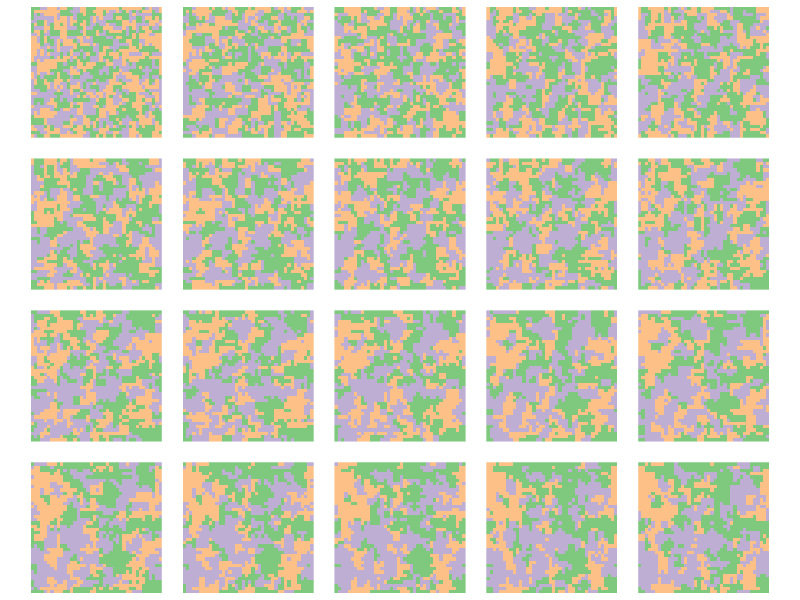

R code for this plot:
## ---- chunk 1
library(dplyr)
library(tidyr)
library(data.table)
library(ggplot2)
## ---- chunk 2
#| code-fold: true
# random neighbour offset
random_offset <- function() {
  c(1, 0, -1, 0, 0, 1, 0, -1)[0:1 + sample(c(1, 3, 5, 7), 1)]
}

# get a random cell in a matrix
random_cell <- function(m) {
  c(sample(seq_len(nrow(m)), 1), sample(seq_len(ncol(m)), 1))
}

# make nr * nc random local updates
generation <- function(m) {
  nr <- nrow(m)
  nc <- ncol(m)
  random_coords <- replicate(nc * nr, random_cell(m))
  random_offsets <- replicate(nc * nr, random_offset())
  for (i in 1:(nr * nc)) {
    coords <- random_coords[, i]
    offset <- random_offsets[, i]
    nbr <- ((coords + offset - 1) %% c(nr, nc)) + 1
    m[coords[1], coords[2]] <- m[nbr[1], nbr[2]]
  }
  return(m)
}

# initialise random matrix
init_state <- function(s, nr, nc) {
  matrix(sample(s, nr * nc, replace = TRUE),
         ncol = nc, nrow = nr)
}

voter_model <- function(states = 1:2, ncol = 20, nrow = 20, 
                        t_max = 20, seed = NULL) {
  set.seed(seed)
  result <- array(0, dim = c(nrow, ncol, t_max))
  result[, , 1] <- init_state(states, nrow, ncol)
  for (gen in 2:t_max) {
    result[, , gen] <- generation(result[, , gen - 1])
  }
  result
}
## ---- chunk 3
num_states <- 3
width <- 40
height <- 40
time_steps <- 100

vma_df <- voter_model(1:num_states, ncol = width, nrow = height, 
                      t_max = time_steps) %>%
  as.data.table() %>%
  as_tibble() %>%
  rename(x = V1, y = V2, t = V3, num = value) %>%
  mutate(state = as.factor(num))
## ---- chunk 4
ggplot(vma_df %>% filter(t %in% 2:21)) + 
  geom_raster(aes(x = x, y = y, fill = state), show.legend = FALSE) + 
  scale_fill_brewer(palette = "Accent") +
  coord_equal() +
  facet_wrap( ~ t, ncol = 5) +
  theme_void() + 
  theme(strip.background = element_blank(),
        strip.text.x = element_blank())
## ---- chunk 5
library(gganimate)

anim <- ggplot(vma_df) + 
  geom_raster(aes(x = x, y = y, fill = state), show.legend = FALSE) + 
  scale_fill_brewer(palette = "Accent") +
  coord_equal() +
  transition_manual(t) + 
  labs(title = "Step: {frame}") +
  theme_void()
        
animate(anim, nframes = 100, fps = 4)
## ---- chunk 6
#| code-fold: true
# License (MIT)
#
# Copyright (c) 2023 David O'Sullivan
#
# Permission is hereby granted, free of charge, to any person
# obtaining a copy of this software and associated documentation
# files (the "Software"), to deal in the Software without restriction,
# including without limitation the rights to use, copy, modify, merge,
# publish, distribute, sublicense, and/or sell copies of the Software,
# and to  permit persons to whom the Software is furnished to do so,
# subject to the following conditions:
#
# The above copyright notice and this permission notice shall be included
# in all copies or substantial portions of the Software.
#
# THE SOFTWARE IS PROVIDED "AS IS", WITHOUT WARRANTY OF ANY KIND, EXPRESS
# OR IMPLIED, INCLUDING BUT NOT LIMITED TO THE WARRANTIES OF MERCHANTABILITY,
# FITNESS FOR A PARTICULAR PURPOSE AND NONINFRINGEMENT. IN NO EVENT SHALL
# THE AUTHORS OR COPYRIGHT HOLDERS BE LIABLE FOR ANY CLAIM, DAMAGES OR OTHER
# LIABILITY, WHETHER IN AN ACTION OF CONTRACT, TORT OR OTHERWISE, ARISING
# FROM, OUT OF OR IN CONNECTION WITH THE SOFTWARE OR THE USE OR OTHER
# DEALINGS IN THE SOFTWARE.
